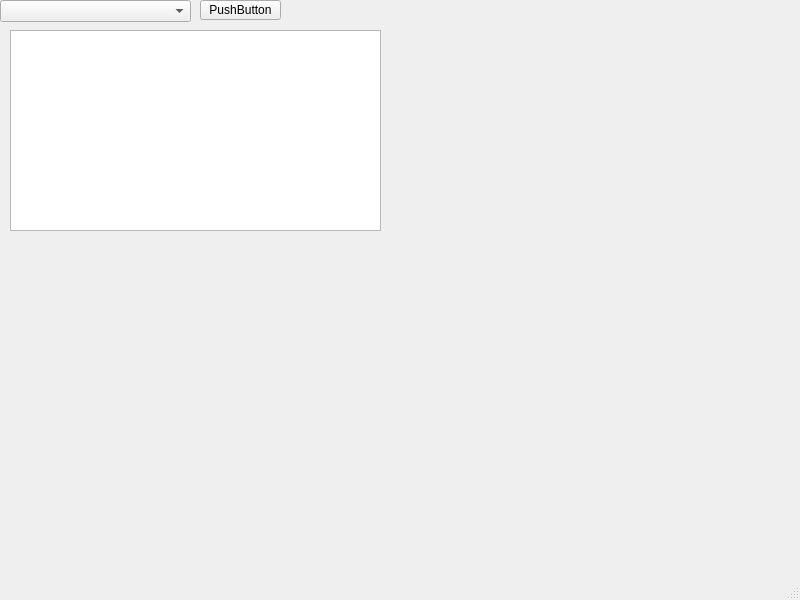
<?xml version="1.0" encoding="UTF-8"?>
<ui version="4.0">
 <class>MainWindow</class>
 <widget class="QMainWindow" name="MainWindow">
  <property name="geometry">
   <rect>
    <x>0</x>
    <y>0</y>
    <width>800</width>
    <height>600</height>
   </rect>
  </property>
  <property name="windowTitle">
   <string>MainWindow</string>
  </property>
  <widget class="QWidget" name="centralwidget">
   <widget class="QComboBox" name="eth_comboBox">
    <property name="geometry">
     <rect>
      <x>0</x>
      <y>0</y>
      <width>191</width>
      <height>22</height>
     </rect>
    </property>
   </widget>
   <widget class="QPushButton" name="con_pushButton">
    <property name="geometry">
     <rect>
      <x>200</x>
      <y>0</y>
      <width>81</width>
      <height>20</height>
     </rect>
    </property>
    <property name="text">
     <string>PushButton</string>
    </property>
   </widget>
   <widget class="QTextBrowser" name="textBrowser">
    <property name="geometry">
     <rect>
      <x>10</x>
      <y>30</y>
      <width>371</width>
      <height>201</height>
     </rect>
    </property>
   </widget>
  </widget>
  <widget class="QMenuBar" name="menubar">
   <property name="geometry">
    <rect>
     <x>0</x>
     <y>0</y>
     <width>800</width>
     <height>17</height>
    </rect>
   </property>
  </widget>
  <widget class="QStatusBar" name="statusbar"/>
 </widget>
 <resources/>
 <connections/>
</ui>
